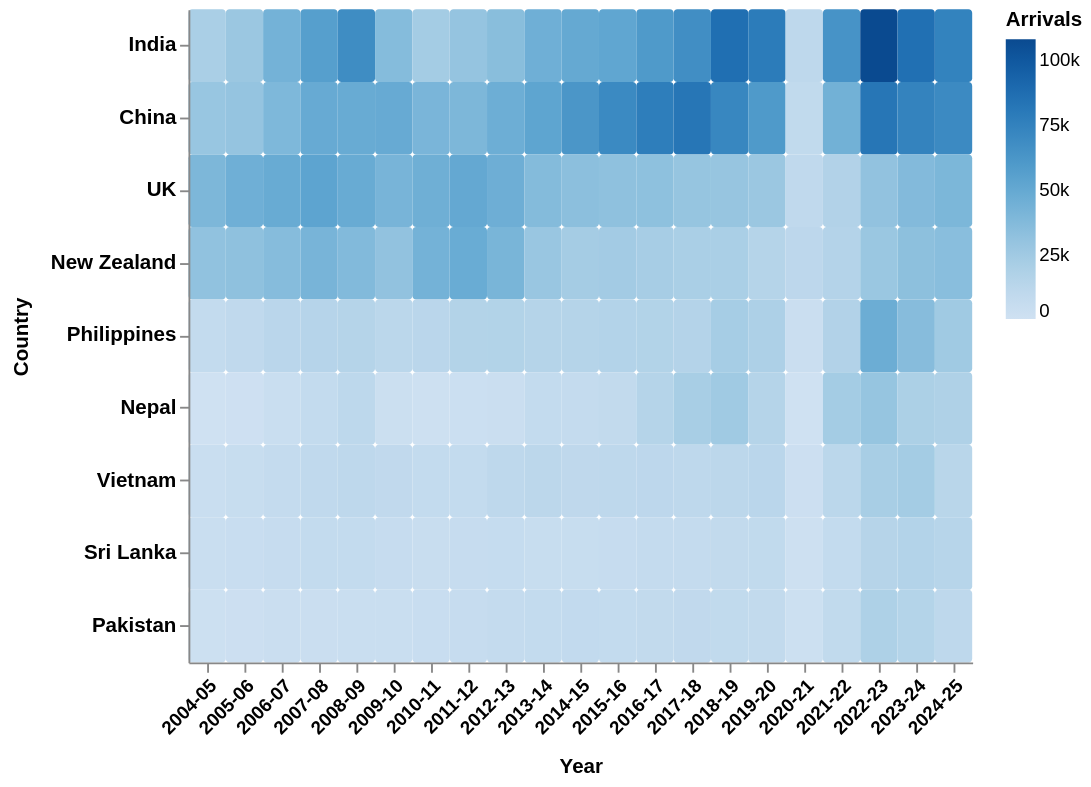

Describe this chart as a Vega-Lite specification.
### Vega-Lite specification from a JSON file in a GitHub repository (floating-point values rounded to 4 significant figures; data arrays with more than 128 entries replaced by an {"elided": "..."} marker saying what was removed)
{"$schema": "https://vega.github.io/schema/vega-lite/v5.json", "width": "container", "height": 350, "background": "#ffffff", "config": {"view": {"stroke": null}}, "data": {"values": {"elided": "189 records"}}, "mark": {"type": "rect", "cornerRadius": 2}, "encoding": {"x": {"field": "year", "type": "ordinal", "axis": {"labelAngle": -45, "title": "Year", "labelFontSize": 10, "labelFontWeight": "bold", "titlePadding": 10}}, "y": {"field": "country", "type": "nominal", "sort": ["India", "China", "UK", "New Zealand", "Philippines", "Nepal", "Vietnam", "Sri Lanka", "Pakistan"], "axis": {"title": "Country", "labelFontSize": 11, "titleFontWeight": "bold", "titlePadding": 10, "labelFontWeight": "bold"}}, "color": {"field": "arrivals", "type": "quantitative", "scale": {"scheme": "blues"}, "legend": {"title": "Arrivals", "labelExpr": "datum.value === 0 ? '0' : (datum.value/1000) + 'k'", "orient": "right", "direction": "vertical", "gradientLength": 150, "values": [0, 25000, 50000, 75000, 100000]}}, "tooltip": [{"field": "country", "title": "Country"}, {"field": "year", "title": "Year"}, {"field": "arrivals", "title": "Arrivals", "format": ","}]}}
